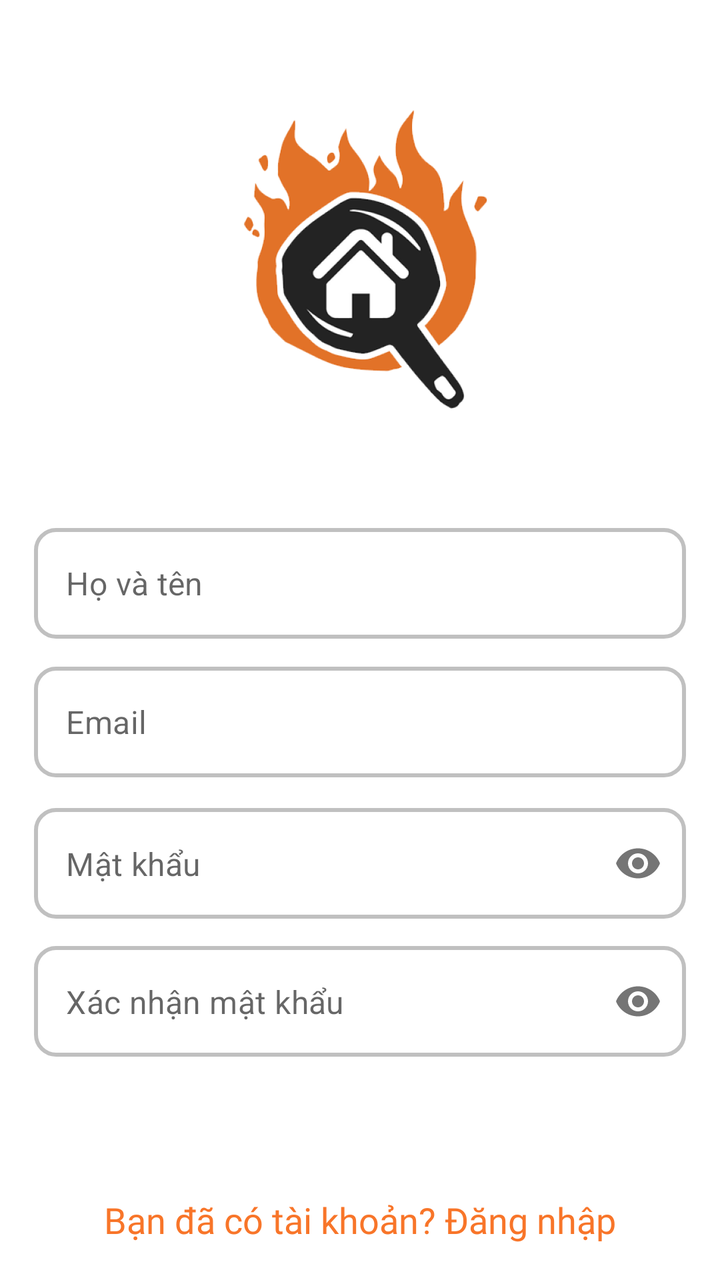
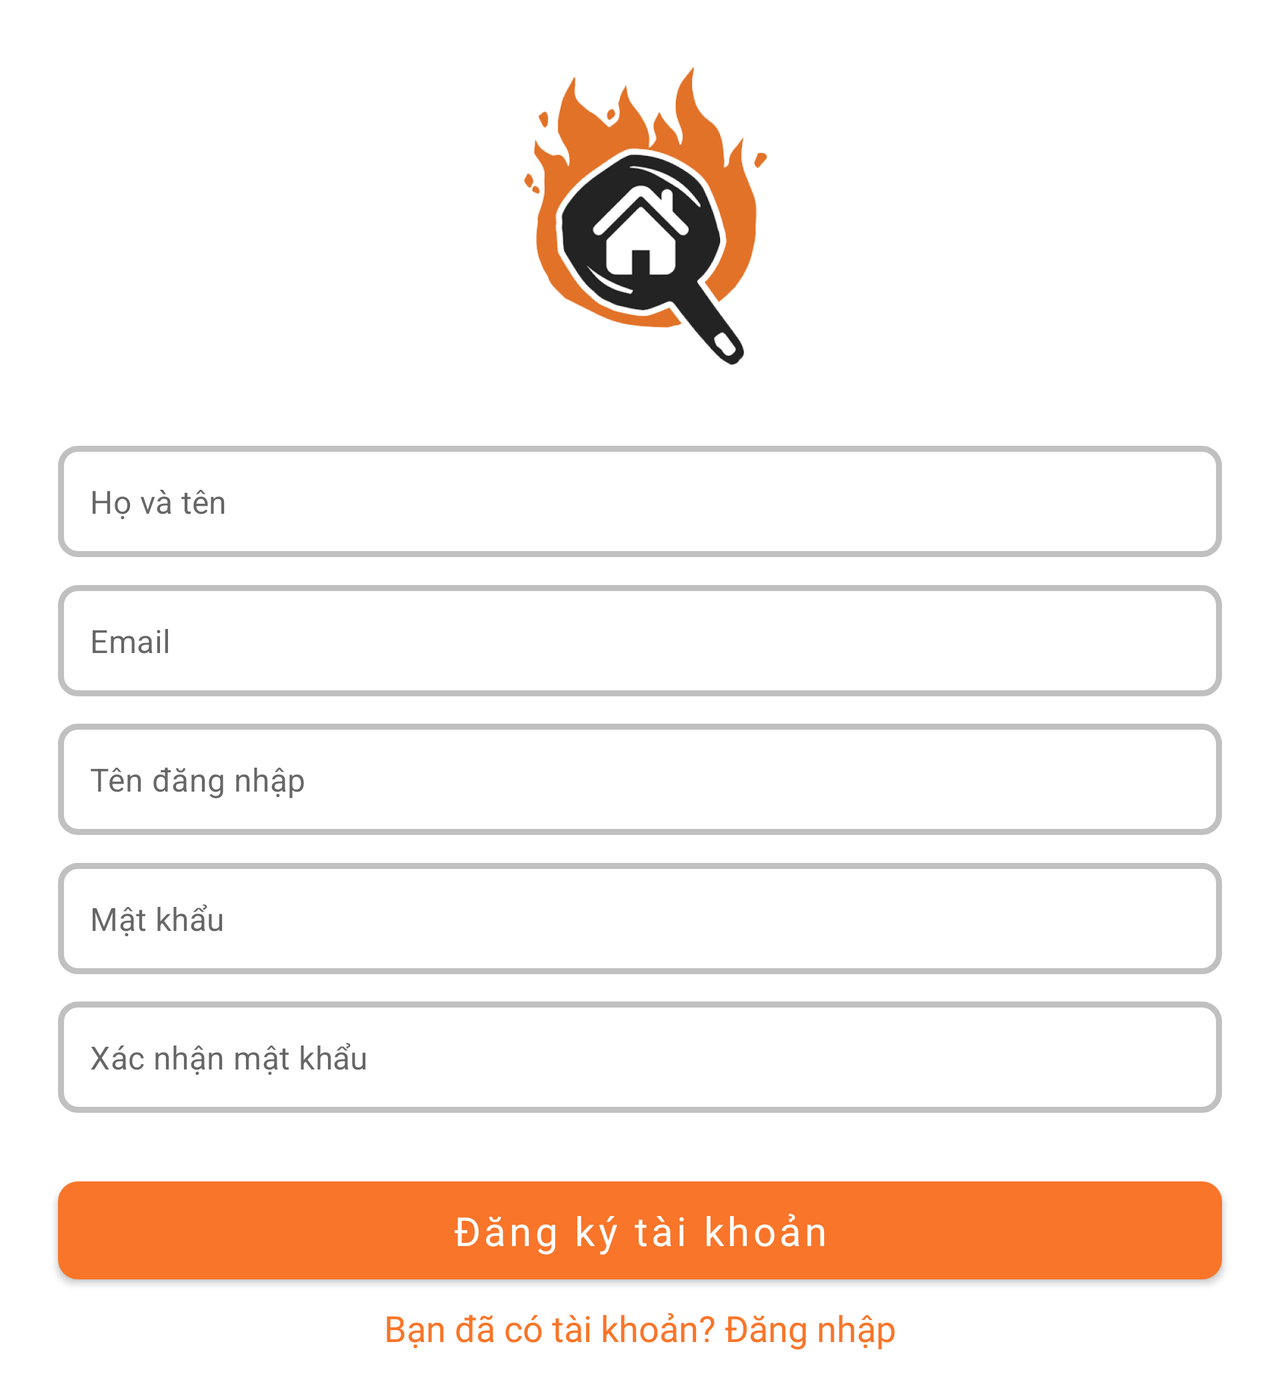

First picture: res/layout/ on a phone held upright. Second picture: the repository's own variant of that layout, on a device whose configuration matches the variant's folder. Source for both follows.
<!-- AndroidManifest.xml: application theme Theme.HomeCooking -->
<!-- res/layout/activity_register.xml -->
<?xml version="1.0" encoding="utf-8"?>
<androidx.constraintlayout.widget.ConstraintLayout xmlns:android="http://schemas.android.com/apk/res/android"
    xmlns:app="http://schemas.android.com/apk/res-auto"
    xmlns:tools="http://schemas.android.com/tools"
    android:layout_width="match_parent"
    android:layout_height="match_parent"
    tools:context=".activities.RegisterActivity">

    <ImageView
        android:id="@+id/imageView"
        android:layout_width="wrap_content"
        android:layout_height="217dp"
        android:layout_alignParentLeft="true"
        android:layout_alignParentTop="true"
        android:layout_alignParentRight="true"
        android:layout_alignParentBottom="true"
        android:layout_marginTop="21dp"
        android:layout_marginBottom="25dp"
        android:background="@drawable/icon"
        app:layout_constraintBottom_toTopOf="@+id/reg_name"
        app:layout_constraintEnd_toEndOf="parent"
        app:layout_constraintStart_toStartOf="parent"
        app:layout_constraintTop_toTopOf="parent" />

    <com.google.android.material.textfield.TextInputLayout
        android:id="@+id/reg_name"
        style="@style/Widget.MaterialComponents.TextInputLayout.OutlinedBox"
        android:layout_width="325.92dp"
        android:layout_height="55.2dp"
        android:layout_alignParentTop="true"
        android:layout_alignParentBottom="true"
        android:layout_centerHorizontal="true"
        android:layout_marginTop="263dp"
        android:layout_marginBottom="13dp"
        android:background="@drawable/rectangle_edt_1"
        app:boxStrokeWidth="0dp"
        app:boxStrokeWidthFocused="0dp"
        app:hintEnabled="false"
        app:layout_constraintBottom_toTopOf="@+id/reg_email"
        app:layout_constraintEnd_toEndOf="parent"
        app:layout_constraintStart_toStartOf="parent"
        app:layout_constraintTop_toTopOf="parent">

        <com.google.android.material.textfield.TextInputEditText
            android:layout_width="match_parent"
            android:layout_height="match_parent"
            android:singleLine="true"
            android:hint="Họ và tên"
            android:textCursorDrawable="@null" />

    </com.google.android.material.textfield.TextInputLayout>

    <com.google.android.material.textfield.TextInputLayout
        android:id="@+id/reg_email"
        style="@style/Widget.MaterialComponents.TextInputLayout.OutlinedBox"
        android:layout_width="325.92dp"
        android:layout_height="55.2dp"
        android:layout_alignParentTop="true"
        android:layout_alignParentBottom="true"
        android:layout_centerHorizontal="true"
        android:layout_marginTop="333dp"
        android:layout_marginBottom="15dp"
        android:background="@drawable/rectangle_edt_1"
        app:boxStrokeWidth="0dp"
        app:boxStrokeWidthFocused="0dp"
        app:hintEnabled="false"
        app:layout_constraintBottom_toTopOf="@+id/reg_mk1"
        app:layout_constraintEnd_toEndOf="parent"
        app:layout_constraintStart_toStartOf="parent"
        app:layout_constraintTop_toTopOf="parent">

        <com.google.android.material.textfield.TextInputEditText
            android:layout_width="match_parent"
            android:layout_height="match_parent"
            android:singleLine="true"
            android:inputType="textEmailAddress"
            android:hint="Email"
            android:textCursorDrawable="@null" />

    </com.google.android.material.textfield.TextInputLayout>

    <com.google.android.material.textfield.TextInputLayout
        android:id="@+id/reg_mk1"
        style="@style/Widget.MaterialComponents.TextInputLayout.OutlinedBox"
        android:layout_width="325.92dp"
        android:layout_height="55.2dp"
        android:layout_alignParentTop="true"
        android:layout_alignParentBottom="true"
        android:layout_centerHorizontal="true"
        android:layout_marginTop="403dp"
        android:layout_marginBottom="13dp"
        android:background="@drawable/rectangle_edt_1"
        app:boxStrokeWidth="0dp"
        app:boxStrokeWidthFocused="0dp"
        app:hintEnabled="false"
        app:passwordToggleEnabled="true"
        app:layout_constraintBottom_toTopOf="@+id/reg_mk2"
        app:layout_constraintEnd_toEndOf="parent"
        app:layout_constraintStart_toStartOf="parent"
        app:layout_constraintTop_toTopOf="parent">

        <com.google.android.material.textfield.TextInputEditText
            android:layout_width="match_parent"
            android:layout_height="match_parent"
            android:singleLine="true"
            android:hint="Mật khẩu"
            android:inputType="textPassword"
            android:textCursorDrawable="@null" />

    </com.google.android.material.textfield.TextInputLayout>

    <com.google.android.material.textfield.TextInputLayout
        android:id="@+id/reg_mk2"
        style="@style/Widget.MaterialComponents.TextInputLayout.OutlinedBox"
        android:layout_width="325.92dp"
        android:layout_height="55.2dp"
        android:layout_alignParentTop="true"
        android:layout_alignParentBottom="true"
        android:layout_centerHorizontal="true"
        android:layout_marginTop="473dp"
        android:layout_marginBottom="12dp"
        android:background="@drawable/rectangle_edt_1"
        app:boxStrokeWidth="0dp"
        app:boxStrokeWidthFocused="0dp"
        app:hintEnabled="false"
        app:passwordToggleEnabled="true"
        app:layout_constraintEnd_toEndOf="parent"
        app:layout_constraintStart_toStartOf="parent"
        app:layout_constraintTop_toTopOf="parent">

        <com.google.android.material.textfield.TextInputEditText
            android:layout_width="match_parent"
            android:layout_height="match_parent"
            android:singleLine="true"
            android:inputType="textPassword"
            android:hint="Xác nhận mật khẩu"
            android:textCursorDrawable="@null" />

    </com.google.android.material.textfield.TextInputLayout>

    <com.google.android.material.button.MaterialButton
        android:id="@+id/btn_register"
        android:layout_width="318dp"
        android:layout_height="49dp"
        android:layout_alignParentLeft="true"
        android:layout_alignParentTop="true"
        android:layout_alignParentRight="true"
        android:layout_alignParentBottom="true"
        android:layout_marginTop="609dp"
        android:layout_marginBottom="73dp"
        android:background="@drawable/rectangle_btn_login_disable"
        android:backgroundTint="@null"
        android:textStyle="bold"
        android:text="Đăng ký tài khoản"
        android:textAllCaps="false"
        android:textColor="#858585"
        android:textSize="20sp"
        app:backgroundTint="@null"
        android:enabled="false"
        app:layout_constraintBottom_toBottomOf="parent"
        app:layout_constraintEnd_toEndOf="parent"
        app:layout_constraintStart_toStartOf="parent"
        app:layout_constraintTop_toTopOf="parent" />

    <TextView
        android:id="@+id/in_login"
        android:layout_width="wrap_content"
        android:layout_height="wrap_content"
        android:layout_alignParentTop="true"
        android:layout_alignParentBottom="true"
        android:layout_centerHorizontal="true"
        android:layout_marginBottom="18dp"
        android:fontFamily="@font/raleway_regular"
        android:text="Bạn đã có tài khoản? Đăng nhập"
        android:textColor="#f87529"
        android:textSize="18sp"
        app:layout_constraintBottom_toBottomOf="parent"
        app:layout_constraintEnd_toEndOf="parent"
        app:layout_constraintStart_toStartOf="parent" />

    <TextView
        android:id="@+id/txt_error"
        android:layout_width="0dp"
        android:layout_height="0dp"
        android:layout_marginStart="42dp"
        android:layout_marginTop="2dp"
        android:textColor="#FF0000"
        android:textSize="15sp"
        app:layout_constraintBottom_toTopOf="@+id/btn_register"
        app:layout_constraintEnd_toEndOf="parent"
        app:layout_constraintStart_toStartOf="parent"
        app:layout_constraintTop_toBottomOf="@+id/reg_mk2" />

</androidx.constraintlayout.widget.ConstraintLayout>
<!-- resources referenced by this layout -->
<resources>
  <!-- drawable icon: png bitmap (drawable-hdpi, 27023 bytes) -->
  <!-- drawable rectangle_btn_login_disable (drawable) -->
  <vector
      xmlns:android="http://schemas.android.com/apk/res/android"
      xmlns:aapt="http://schemas.android.com/aapt"
      android:width="318dp"
      android:height="49dp"
      android:viewportWidth="318"
      android:viewportHeight="49"
      >
  
      <group>
  
          <clip-path
              android:pathData="M10 0H308C313.523 0 318 4.47715 318 10V39C318 44.5228 313.523 49 308 49H10C4.47715 49 0 44.5228 0 39V10C0 4.47715 4.47715 0 10 0Z"
              />
  
          <path
              android:pathData="M0 0V49H318V0"
              android:fillColor="#E6E1E1"
              />
  
      </group>
  
  </vector>
  <!-- drawable rectangle_edt_1 (drawable) -->
  <?xml version="1.0" encoding="utf-8"?>
  <selector xmlns:android="http://schemas.android.com/apk/res/android">
      <item>
          <shape android:shape="rectangle">
              <corners android:radius="10dp"/>
  
              <stroke android:color="#C0C0C0" android:width="2dp"/>
          </shape>
      </item>
  </selector>
  <style name="Theme.HomeCooking" parent="Theme.MaterialComponents.DayNight.NoActionBar">
          
          <item name="colorPrimary">@color/purple_500</item>
          <item name="colorPrimaryVariant">@color/purple_700</item>
          <item name="colorOnPrimary">@color/white</item>
          
          <item name="colorSecondary">@color/teal_200</item>
          <item name="colorSecondaryVariant">@color/teal_700</item>
          <item name="colorOnSecondary">@color/black</item>
          
          <item name="android:statusBarColor" tools:targetApi="l">?attr/autoTransition</item>
          
      </style>
  <color name="purple_500">#FF6200EE</color>
  <color name="purple_700">#FF3700B3</color>
  <color name="white">#FFFFFFFF</color>
  <color name="teal_200">#FF03DAC5</color>
  <color name="teal_700">#FF018786</color>
  <color name="black">#FF000000</color>
</resources>
<!-- res/layout-land/activity_register.xml (the repository's variant of the layout above) -->
<!-- drawn on the phone turned sideways -->
<?xml version="1.0" encoding="utf-8"?>
<ScrollView xmlns:android="http://schemas.android.com/apk/res/android"
    xmlns:app="http://schemas.android.com/apk/res-auto"
    xmlns:tools="http://schemas.android.com/tools"
    android:layout_width="match_parent"
    android:layout_height="match_parent"
    tools:context=".activities.RegisterActivity">
    <androidx.constraintlayout.widget.ConstraintLayout
        android:layout_width="match_parent"
        android:layout_height="wrap_content"
        android:paddingBottom="18dp">

        <TextView
            android:id="@+id/in_login"
            android:layout_width="wrap_content"
            android:layout_height="wrap_content"
            android:layout_alignParentTop="true"
            android:layout_alignParentBottom="true"
            android:layout_centerHorizontal="true"
            android:layout_marginTop="652dp"
            android:fontFamily="@font/raleway_regular"
            android:text="Bạn đã có tài khoản? Đăng nhập"
            android:textColor="#f87529"
            android:textSize="18sp"
            app:layout_constraintEnd_toEndOf="parent"
            app:layout_constraintStart_toStartOf="parent"
            app:layout_constraintTop_toTopOf="parent" />

        <ImageView
            android:id="@+id/imageView"
            android:layout_width="wrap_content"
            android:layout_height="217dp"
            android:layout_alignParentLeft="true"
            android:layout_alignParentTop="true"
            android:layout_alignParentRight="true"
            android:layout_alignParentBottom="true"
            android:background="@drawable/icon"
            app:layout_constraintEnd_toEndOf="parent"
            app:layout_constraintStart_toStartOf="parent"
            app:layout_constraintTop_toTopOf="parent" />

        <com.google.android.material.textfield.TextInputLayout
            android:id="@+id/reg_name"
            style="@style/Widget.MaterialComponents.TextInputLayout.OutlinedBox"
            android:layout_width="wrap_content"
            android:layout_height="wrap_content"
            android:layout_alignParentTop="true"
            android:layout_alignParentBottom="true"
            android:layout_centerHorizontal="true"
            android:layout_marginTop="223dp"
            android:background="@drawable/rectangle_edt_1_land"
            app:boxStrokeWidth="0dp"
            app:boxStrokeWidthFocused="0dp"
            app:hintEnabled="false"
            app:layout_constraintEnd_toEndOf="parent"
            app:layout_constraintStart_toStartOf="parent"
            app:layout_constraintTop_toTopOf="parent">

            <com.google.android.material.textfield.TextInputEditText
                android:layout_width="match_parent"
                android:layout_height="match_parent"
                android:hint="Họ và tên"
                android:textCursorDrawable="@null" />

        </com.google.android.material.textfield.TextInputLayout>

        <com.google.android.material.textfield.TextInputLayout
            android:id="@+id/reg_email"
            style="@style/Widget.MaterialComponents.TextInputLayout.OutlinedBox"
            android:layout_width="wrap_content"
            android:layout_height="wrap_content"
            android:layout_alignParentTop="true"
            android:layout_alignParentBottom="true"
            android:layout_centerHorizontal="true"
            android:layout_marginTop="292.71dp"
            android:background="@drawable/rectangle_edt_1_land"
            app:boxStrokeWidth="0dp"
            app:boxStrokeWidthFocused="0dp"
            app:hintEnabled="false"
            app:layout_constraintEnd_toEndOf="parent"
            app:layout_constraintStart_toStartOf="parent"
            app:layout_constraintTop_toTopOf="parent">

            <com.google.android.material.textfield.TextInputEditText
                android:layout_width="match_parent"
                android:layout_height="match_parent"
                android:hint="Email"
                android:textCursorDrawable="@null" />

        </com.google.android.material.textfield.TextInputLayout>

        <com.google.android.material.textfield.TextInputLayout
            android:id="@+id/reg_tk"
            style="@style/Widget.MaterialComponents.TextInputLayout.OutlinedBox"
            android:layout_width="wrap_content"
            android:layout_height="wrap_content"
            android:layout_alignParentTop="true"
            android:layout_alignParentBottom="true"
            android:layout_centerHorizontal="true"
            android:layout_marginTop="362dp"
            android:background="@drawable/rectangle_edt_1_land"
            app:boxStrokeWidth="0dp"
            app:boxStrokeWidthFocused="0dp"
            app:hintEnabled="false"
            app:layout_constraintEnd_toEndOf="parent"
            app:layout_constraintStart_toStartOf="parent"
            app:layout_constraintTop_toTopOf="parent">

            <com.google.android.material.textfield.TextInputEditText
                android:layout_width="match_parent"
                android:layout_height="match_parent"
                android:hint="Tên đăng nhập"
                android:textCursorDrawable="@null" />

        </com.google.android.material.textfield.TextInputLayout>

        <com.google.android.material.textfield.TextInputLayout
            android:id="@+id/reg_mk1"
            style="@style/Widget.MaterialComponents.TextInputLayout.OutlinedBox"
            android:layout_width="wrap_content"
            android:layout_height="wrap_content"
            android:layout_alignParentTop="true"
            android:layout_alignParentBottom="true"
            android:layout_centerHorizontal="true"
            android:layout_marginTop="431.71dp"
            android:background="@drawable/rectangle_edt_1_land"
            app:boxStrokeWidth="0dp"
            app:boxStrokeWidthFocused="0dp"
            app:hintEnabled="false"
            app:layout_constraintEnd_toEndOf="parent"
            app:layout_constraintStart_toStartOf="parent"
            app:layout_constraintTop_toTopOf="parent">

            <com.google.android.material.textfield.TextInputEditText
                android:layout_width="match_parent"
                android:layout_height="match_parent"
                android:hint="Mật khẩu"
                android:textCursorDrawable="@null" />

        </com.google.android.material.textfield.TextInputLayout>

        <com.google.android.material.textfield.TextInputLayout
            android:id="@+id/reg_mk2"
            style="@style/Widget.MaterialComponents.TextInputLayout.OutlinedBox"
            android:layout_width="wrap_content"
            android:layout_height="wrap_content"
            android:layout_alignParentTop="true"
            android:layout_alignParentBottom="true"
            android:layout_centerHorizontal="true"
            android:layout_marginTop="501dp"
            android:background="@drawable/rectangle_edt_1_land"
            app:boxStrokeWidth="0dp"
            app:boxStrokeWidthFocused="0dp"
            app:hintEnabled="false"
            app:layout_constraintEnd_toEndOf="parent"
            app:layout_constraintStart_toStartOf="parent"
            app:layout_constraintTop_toTopOf="parent">

            <com.google.android.material.textfield.TextInputEditText
                android:layout_width="match_parent"
                android:layout_height="match_parent"
                android:hint="Xác nhận mật khẩu"
                android:textCursorDrawable="@null" />

        </com.google.android.material.textfield.TextInputLayout>

        <com.google.android.material.button.MaterialButton
            android:id="@+id/btn_register"
            android:layout_width="582dp"
            android:layout_height="49dp"
            android:layout_alignParentLeft="true"
            android:layout_alignParentTop="true"
            android:layout_alignParentRight="true"
            android:layout_alignParentBottom="true"
            android:layout_marginTop="591dp"
            android:background="@drawable/rectangle_btn_login"
            android:backgroundTint="@null"
            android:fontFamily="@font/raleway_bold"
            android:text="Đăng ký tài khoản"
            android:textAllCaps="false"
            android:textColor="#ffffff"
            android:textSize="20sp"
            app:backgroundTint="@null"
            app:layout_constraintEnd_toEndOf="parent"
            app:layout_constraintStart_toStartOf="parent"
            app:layout_constraintTop_toTopOf="parent" />

    </androidx.constraintlayout.widget.ConstraintLayout>

</ScrollView>
<!-- resources referenced by the variant -->
<!-- as the phone turned sideways resolves them -->
<resources>
  <!-- drawable icon: png bitmap (drawable-hdpi, 27023 bytes) -->
  <!-- drawable rectangle_btn_login (drawable) -->
  <?xml version="1.0" encoding="utf-8"?>
  <selector xmlns:android="http://schemas.android.com/apk/res/android">
      <item>
          <shape android:shape="rectangle">
              <corners android:radius="10dp"/>
              <solid android:color="#f87529"/>
          </shape>
      </item>
  </selector>
  <!-- drawable rectangle_edt_1_land (drawable) -->
  <vector
      xmlns:android="http://schemas.android.com/apk/res/android"
      xmlns:aapt="http://schemas.android.com/aapt"
      android:width="582dp"
      android:height="55.2dp"
      android:viewportWidth="582"
      android:viewportHeight="55.2"
      >
  
      <group>
  
          <clip-path
              android:pathData="M10 0H572C577.523 0 582 4.47715 582 10V45.1956C582 50.7184 577.523 55.1956 572 55.1956H10C4.47715 55.1956 0 50.7184 0 45.1956V10C0 4.47715 4.47715 0 10 0Z"
              />
  
          <path
              android:pathData="M10 0H572C577.523 0 582 4.47715 582 10V45.1956C582 50.7184 577.523 55.1956 572 55.1956H10C4.47715 55.1956 0 50.7184 0 45.1956V10C0 4.47715 4.47715 0 10 0Z"
              android:strokeWidth="6"
              android:strokeColor="#C0C0C0"
              />
  
      </group>
  
  </vector>
  <style name="Theme.HomeCooking" parent="Theme.MaterialComponents.DayNight.NoActionBar">
          
          <item name="colorPrimary">@color/purple_500</item>
          <item name="colorPrimaryVariant">@color/purple_700</item>
          <item name="colorOnPrimary">@color/white</item>
          
          <item name="colorSecondary">@color/teal_200</item>
          <item name="colorSecondaryVariant">@color/teal_700</item>
          <item name="colorOnSecondary">@color/black</item>
          
          <item name="android:statusBarColor" tools:targetApi="l">?attr/autoTransition</item>
          
      </style>
  <color name="purple_500">#FF6200EE</color>
  <color name="purple_700">#FF3700B3</color>
  <color name="white">#FFFFFFFF</color>
  <color name="teal_200">#FF03DAC5</color>
  <color name="teal_700">#FF018786</color>
  <color name="black">#FF000000</color>
</resources>
